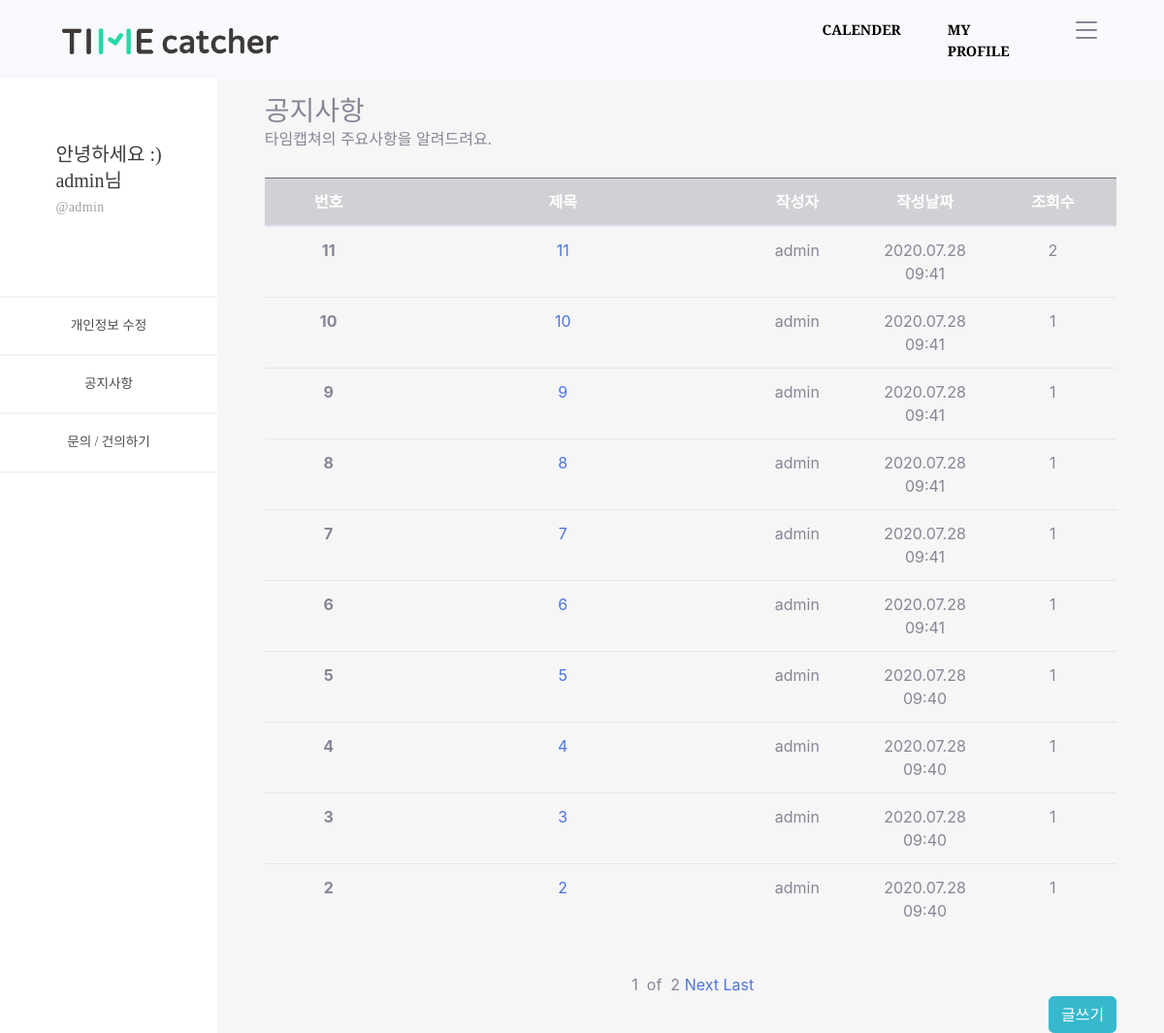
/timeApp/notices/ (signed in), run on an earlier commit of the app's database.
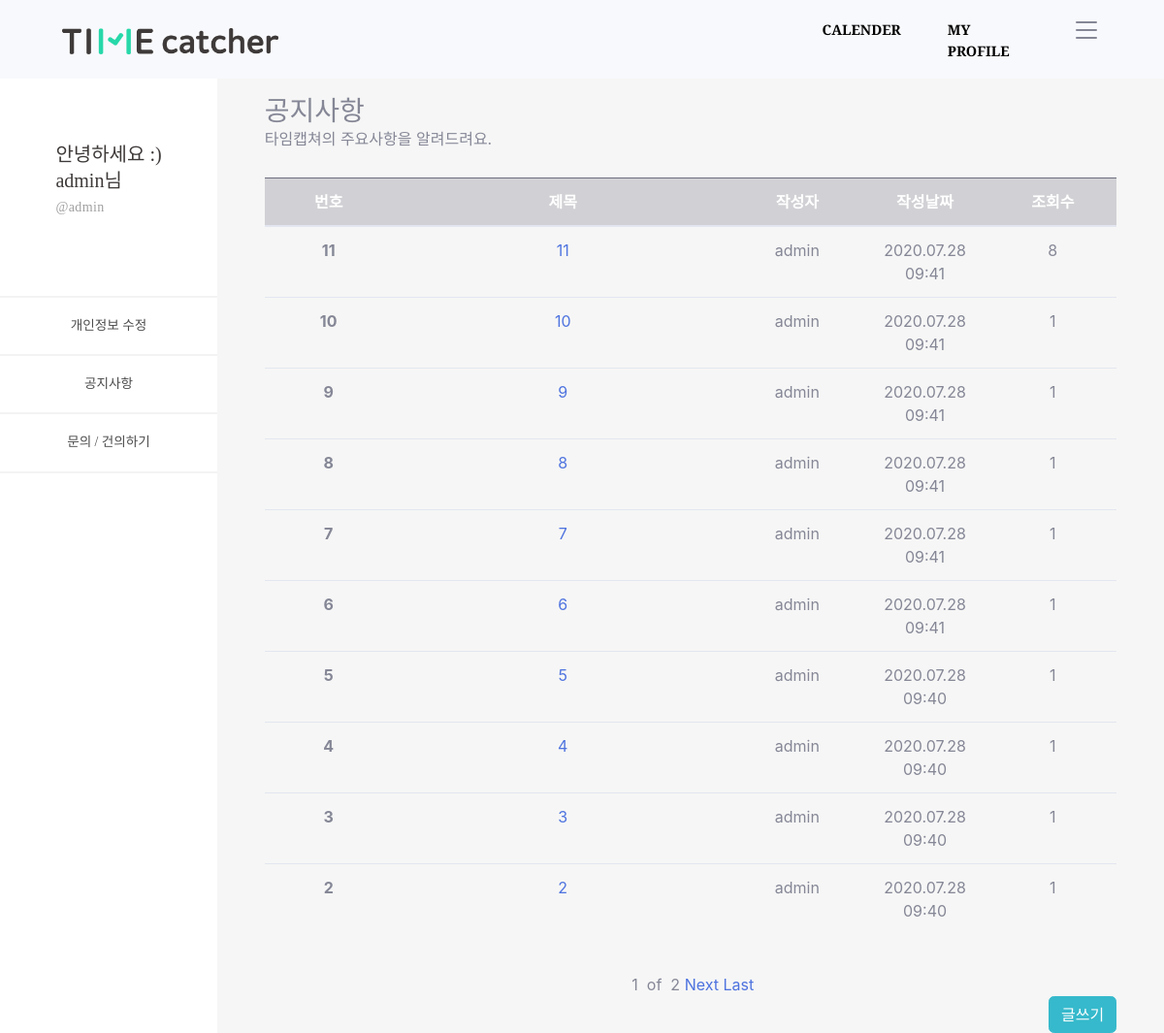
And on a later commit of the database.
### timeApp/models.py (models this page shows, shortened)
class Notices(models.Model):
    objects = models.Manager()
    n_user = models.ForeignKey(User, on_delete = models.CASCADE, null = True)
    n_title = models.CharField(max_length=100)
    n_body = models.TextField()
    n_hit = models.PositiveIntegerField(default=0)
    n_input_date = models.DateTimeField('date published', default=timezone.now)

### timeApp/views.py (the view)
# urls.py: path('notices/', views.notices, name='notices'),
def notices(request):
    notices = Notices.objects.all().order_by('-id')
    paginator = Paginator(notices,10)
    page = request.GET.get('page')
    notices_posts = paginator.get_page(page)
    conn_user = request.user # 현재 접속중인 user 정보를 가져와 conn_user에 넣는다.
    conn_profile = Profile.objects.get(user=conn_user) # Profile DB에서 접속 유저와 같은 데이터를 가져온다.
    context = {
        'id' : conn_user.username,
        'nick' : conn_profile.nick,
        'notices' : notices,
        'notices_posts' : notices_posts,
    }
    return render(request, 'notices.html', context=context)

### timeApp/templates/notices.html (shortened to what this page needs)
{% extends 'base_side.html' %}
{% load static %}
{% block content_side %}
<div id="content-wrapper" style="background-color: #f6f6f6;" class="d-flex justify-content-center">
  <div class="cantrion" style="margin-top: 10%; width: 90%;">
    <h3 class="mb-0">공지사항</h3>
    <div class="mb-1 text-muted">타임캡쳐의 주요사항을 알려드려요.</div>
    <br>
    <table class="table table-hover">
      <thead>
        <colgroup>
          <col style="width: 15%;">
          <col style="width: 40%;">
          <col style="width: 15%;">
          <col style="width: 15%;">
          <col style="width: 15%;">
        </colgroup>
        <tr class="text-center table-dark">
          <th scope="col">번호</th>
          <th scope="col">제목</th>
          <th scope="col">작성자</th>
          <th scope="col">작성날짜</th>
          <th scope="col">조회수</th>
        </tr>
      </thead>
      <tbody>
        {% for notice in notices_posts %}
        <tr class="text-center">
          <th scope="row">{{ notice.id }}</th>
          <td><a href="{% url 'notices_detail' notice.id %}">{{ notice.n_title }}</a></td>
          <td>{{ notice.n_user }}</td>
          <td>{{ notice.n_input_date | date:"Y.m.d h:i" }}</td>
          <td>{{ notice.n_hit }}</td>
        </tr>
        {% endfor %}
      </tbody>
    </table>
    <br>
    <div class="d-flex justify-content-center">
      <span>{{notices_posts.number}}</span>
      <span>&nbsp of &nbsp</span>
      <span>{{notices_posts.paginator.num_pages}}</span>
      {%if notices_posts.has_next%}
      <a href="?page={{notices_posts.next_page_number}}">Next&nbsp</a>
      <a href="?page={{notices_posts.paginator.num_pages}}">Last</a>
      {%endif%}
    </div>
    <div class="d-flex justify-content-end">
      <a href="{% url 'notices_create' %}" class="btn btn-info">글쓰기</a>
    </div>
  </div>
</div>
{% endblock %}

What changed in the data, as far as the page shows it:
changed Notices id 11: n_hit "2" → "8"
